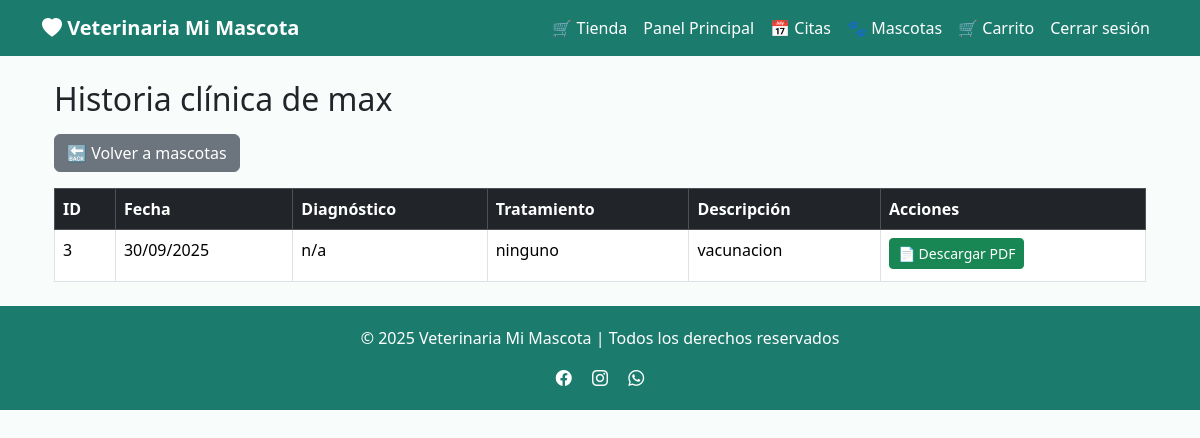
Screenshot of /historia/listar/3 (signed in) with the database file from the repository.
### app/models/mascota.py (models this page shows, shortened)
class Mascota(db.Model):
    __tablename__ = "mascotas"
    id_mascota = db.Column(db.Integer, primary_key=True)
    nombre = db.Column(db.String(100), nullable=False)
    especie = db.Column(db.String(50), nullable=False)
    raza = db.Column(db.String(50))
    genero = db.Column(db.String(10))
    fecha_nacimiento = db.Column(db.Date)
    id_usuario = db.Column(db.Integer, db.ForeignKey("usuarios.id_usuario"), nullable=False)
    usuario = db.relationship('Usuario', back_populates='mascotas')
    historia_clinica = db.relationship('HistoriaClinica', back_populates='mascota', uselist=False)
    citas = db.relationship('Cita', back_populates='mascota')

### app/models/historia_clinica.py (models this page shows, shortened)
class HistoriaClinica(db.Model):
    __tablename__ = 'historias_clinicas'
    id_historia = db.Column(db.Integer, primary_key=True)
    id_mascota = db.Column(db.Integer, db.ForeignKey('mascotas.id_mascota'), nullable=False)
    fecha = db.Column(db.DateTime, default=datetime.utcnow)
    descripcion = db.Column(db.Text, nullable=False)
    tratamiento = db.Column(db.Text)
    diagnostico = db.Column(db.Text)
    observaciones = db.Column(db.Text)
    id_cita = db.Column(db.Integer, db.ForeignKey('citas.id_cita'))
    id_veterinario = db.Column(db.Integer, db.ForeignKey('usuarios.id_usuario'), nullable=False)
    mascota = db.relationship('Mascota', back_populates='historia_clinica')
    cita = db.relationship('Cita', back_populates='historia_clinica', uselist=False)
    veterinario = db.relationship('Usuario', backref='historias_clinicas')
    recetas = db.relationship('Receta', back_populates='historia_clinica', lazy=True)

### app/models/receta.py (models this page shows)
class Receta(db.Model):
    __tablename__ = 'recetas'
    id_receta = db.Column(db.Integer, primary_key=True)
    id_historia = db.Column(db.Integer, db.ForeignKey('historias_clinicas.id_historia'), nullable=False)
    fecha = db.Column(db.Date, default=datetime.date.today)
    medicamentos = db.relationship('RecetaMedicamento', back_populates='receta', cascade='all, delete-orphan', lazy=True)
    historia_clinica = db.relationship('HistoriaClinica', back_populates='recetas')

### app/routes/historia_clinica.py (the view)
@historia_bp.route("/listar/<int:id_mascota>")
@login_required
def listar(id_mascota):
    mascota = Mascota.query.get_or_404(id_mascota)
    if mascota.id_usuario != current_user.id_usuario:
        flash("No tienes permiso para ver la historia clínica de esta mascota", "danger")
        return redirect(url_for("mascotas.listar"))
    historias = HistoriaClinica.query.filter_by(id_mascota=id_mascota).all()
    return render_template("historia/listar.html", mascota=mascota, historias=historias)
    historia_bp = Blueprint('historia', __name__, url_prefix='/historia')

### app/templates/historia/listar.html (shortened to what this page needs)
{% extends "base.html" %}
{% block content %}
<div class="container mt-4">
    <h2 class="mb-3">Historia clínica de {{ mascota.nombre }}</h2>
    <div class="mb-3">
        <a href="{{ url_for('mascotas.index') }}" class="btn btn-secondary">
            🔙 Volver a mascotas
        </a>
    </div>
    {% if historias %}
    <table class="table table-bordered table-hover">
        <thead class="table-dark">
            <tr>
                <th>ID</th>
                <th>Fecha</th>
                <th>Diagnóstico</th>
                <th>Tratamiento</th>
                <th>Descripción</th>
                <th>Acciones</th>
            </tr>
        </thead>
        <tbody>
            {% for h in historias %}
            <tr>
                <td>{{ h.id_historia }}</td>
                <td>{{ h.fecha.strftime("%d/%m/%Y") }}</td>
                <td>{{ h.diagnostico }}</td>
                <td>{{ h.tratamiento }}</td>
                <td>{{ h.descripcion }}</td>
                <td>
                    {% if h.recetas %}
                        {% for receta in h.recetas %}
                            <a href="{{ url_for('receta.descargar_pdf', id_receta=receta.id_receta) }}"
                               class="btn btn-sm btn-success mb-1"
                               target="_blank">
                                📄 Descargar PDF
                            </a><br>
                        {% endfor %}
                    {% else %}
                        <small class="text-muted">Sin receta</small>
                    {% endif %}
                </td>
            </tr>
            {% endfor %}
        </tbody>
    </table>
    {% else %}
        <div class="alert alert-info">No hay entradas en la historia clínica.</div>
    {% endif %}
</div>
{% endblock %}

### app/templates/base.html (style rules this page uses)
body { background-color: #f8fdfb; }

### rows the page displays
Mascota: nombre "max"
HistoriaClinica: id_historia "3", fecha "30/09/2025", diagnostico "n/a", tratamiento "ninguno", descripcion "vacunacion"
